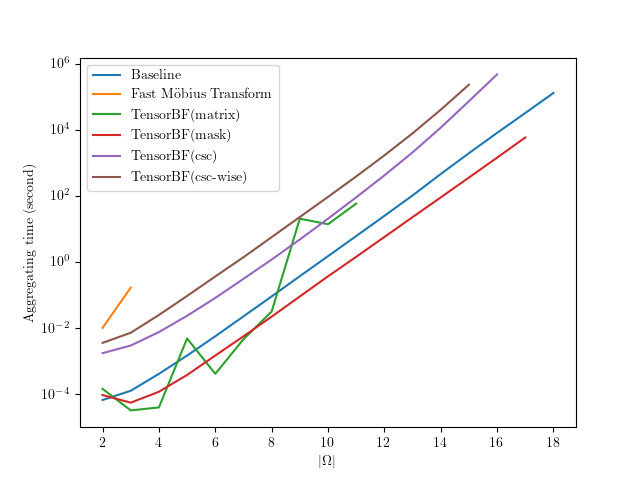

This chart was generated by the following Python code:
#!/usr/bin/python
from sys import argv
import os
import sys
import inspect
from tqdm import tqdm
import pickle
import matplotlib.pyplot as plt
import shutil
from scipy.signal import savgol_filter

currentdir = os.path.dirname(os.path.abspath(inspect.getfile(inspect.currentframe())))
parentdir = os.path.dirname(currentdir)
sys.path.insert(0, parentdir) 
parentdir2 = os.path.dirname(parentdir)
sys.path.insert(0, parentdir2) 

dirname = os.path.dirname(__file__)
basename =os.path.basename(__file__)


from pyds.pyds import MassFunction
#from tensords.tensords import TensorMassFunction
#from tensords.tensords_mask import TensorMassFunctionMask


from itertools import product
from TestTool import *
params = { "text.usetex" : True,"font.family" : "serif", "font.serif" : ["Computer Modern Serif"]}
plt.rcParams.update(params)

data = {}

fig, ax = plt.subplots()
ax: plt.Axes = ax

file = open(dirname+'/' +'data_20240530_complete_baseline.pickle', 'rb')
data1 = pickle.load(file)
x_baseline = [i['n'] for i in data1][0:]
y_baseline = [i['time'] for i in data1][0:]
file.close()


file = open(dirname+'/' +'data_20240530_complete_matrix.pickle', 'rb')
data1 = pickle.load(file)
x_matrix = [i['n'] for i in data1][0:]
y_matrix = [i['time'] for i in data1][0:]
#y_matrix = savgol_filter(y_matrix,2,1)
file.close()

file = open(dirname+'/' +'data_20240530_complete_mask.pickle', 'rb')
data1 = pickle.load(file)
x_mask = [i['n'] for i in data1][0:]
y_mask = [i['time'] for i in data1][0:]
file.close()

file = open(dirname+'/' +'data_20240530_complete_mask_csc.pickle', 'rb')
data1 = pickle.load(file)
x_mask_csc = [i['n'] for i in data1][0:]
y_mask_csc = [i['time'] for i in data1][0:]
file.close()

file = open(dirname+'/' +'data_20240530_complete_csc_wise.pickle', 'rb')
data1 = pickle.load(file)
x_csc_wise = [i['n'] for i in data1][0:]
y_csc_wise = [i['time'] for i in data1][0:]
file.close()

x_mobious = [2,3]
y_mobious = [0.0099,0.1636]

asd=123
ax.plot(x_baseline,y_baseline,label='Baseline')
ax.plot(x_mobious,y_mobious,label='Fast Möbius Transform')
ax.plot(x_matrix,y_matrix,label='TensorBF(matrix)')
ax.plot(x_mask,y_mask,label='TensorBF(mask)')
ax.plot(x_mask_csc,y_mask_csc,label='TensorBF(csc)')
ax.plot(x_csc_wise,y_csc_wise,label='TensorBF(csc-wise)')


ax.set_yscale('log')
ax.set_xlabel("$|\Omega|$")
ax.set_ylabel("Aggregating time (second)")
ax.legend()
from matplotlib.ticker import MaxNLocator
ax.xaxis.set_major_locator(MaxNLocator(integer=True))


fileName = dirname + '/' + basename.replace('.py','.png')
plt.savefig(fileName)

fileName = dirname + '/' + basename.replace('.py','.pdf')
plt.savefig(fileName)

fileName2 = "D:/Dropbox/Apps/Overleaf/Toan_202405_Tensor_BeliefFunction/Figures/"+basename.replace('.py','.pdf')
shutil.copyfile(fileName,fileName2 )


mi_matrix = 1000000000; ma_matrix = -1000000000
mi_matrix_x = 1000000000; ma_matrix_x = -1000000000
mi_mask = 1000000000; ma_mask = -1000000000
mi_mask_x = 1000000000; ma_mask_x = -1000000000
mi_mask_csc = 1000000000; ma_mask_csc = -1000000000
mi_mask_csc_x = 1000000000; ma_mask_csc_x = -1000000000
mi_csc_wise = 1000000000; ma_csc_wise = -1000000000
mi_csc_wise_x = 1000000000; ma_csc_wise_x = -1000000000
for i in range(len(x_baseline)):
    
    if i < len(y_matrix):
        ratio = y_baseline[i]/y_matrix[i]
        if ratio<mi_matrix: mi_matrix = ratio; mi_matrix_x = x_baseline[i]
        if ratio>ma_matrix: ma_matrix = ratio; ma_matrix_x = x_baseline[i]
    

    if i < len(y_mask):
        ratio = y_baseline[i]/y_mask[i]
        if ratio<mi_mask: mi_mask = ratio; mi_mask_x = x_baseline[i]
        if ratio>ma_mask: ma_mask = ratio; ma_mask_x = x_baseline[i]
    

    if i < len(y_mask_csc):
        ratio = y_baseline[i]/y_mask_csc[i]
        if ratio<mi_mask_csc: mi_mask_csc = ratio; mi_mask_csc_x = x_baseline[i]
        if ratio>ma_mask_csc: ma_mask_csc = ratio; ma_mask_csc_x = x_baseline[i]
   

    if i < len(y_csc_wise):
        ratio = y_baseline[i]/y_csc_wise[i]
        if ratio<mi_csc_wise: mi_csc_wise = ratio; mi_csc_wise_x = x_baseline[i]
        if ratio>ma_csc_wise: ma_csc_wise = ratio; ma_csc_wise_x = x_baseline[i]

print(f'y_matrix: {mi_matrix_x},{ma_matrix_x}', mi_matrix, ma_matrix)
print(f'y_mask: {mi_mask_x},{ma_mask_x}', mi_mask, ma_mask)
print(f'y_mask_csc: {mi_mask_csc_x},{ma_mask_csc_x}', mi_mask_csc, ma_mask_csc)
print(f'y_csc_wise: {mi_csc_wise_x},{ma_csc_wise_x}', mi_csc_wise, ma_csc_wise)
plt.show()
